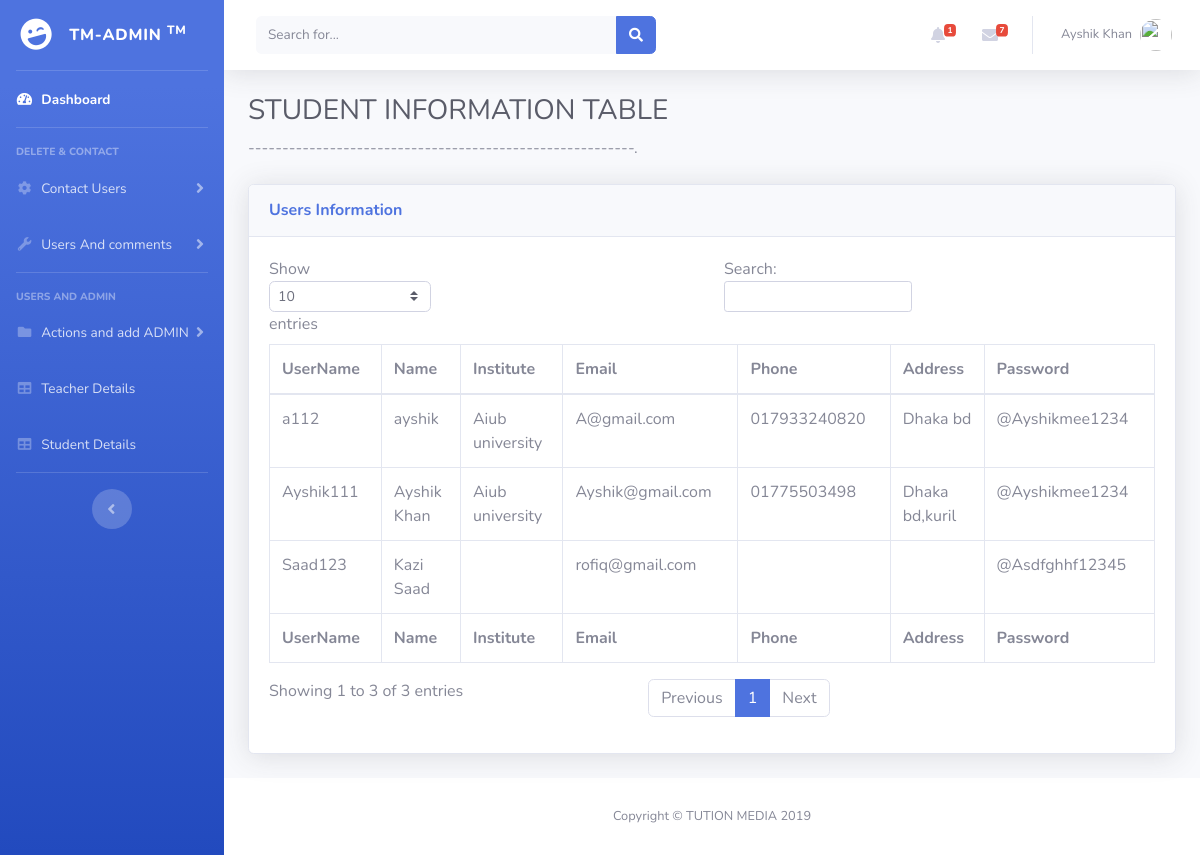
/views/Adash/views/sdetails.php, run on the app's committed database.
### tables this page shows
CREATE TABLE `student` (
  `UserName` varchar(200) NOT NULL,
  `Name` varchar(200) NOT NULL,
  `Institute` varchar(200) NOT NULL,
  `Type` varchar(50) NOT NULL,
  `Email` varchar(50) NOT NULL,
  `Phone` varchar(50) NOT NULL,
  `Address` varchar(100) NOT NULL,
  `Password` varchar(20) NOT NULL,
  `Gender` varchar(10) NOT NULL,
  `Picture` varchar(200) NOT NULL,
  `Rating` varchar(20) NOT NULL
);

### views/Adash/models/db_connect.php (called while the page is built, shortened)
<?php
	 $serverName="localhost";
	 $userName="root";
	 $password="";
	 $dbName="tm";
	function get($query)
	{
        $data=array();
		global $serverName,$userName,$password,$dbName;
		$conn = mysqli_connect( $serverName, $userName, $password, $dbName);
        $result=mysqli_query($conn,$query);
        if(mysqli_num_rows($result) > 0)
        {
            while($row = mysqli_fetch_assoc($result))
            {
                $entity=array();
                foreach($row as $k=>$v)
                {
                    $entity[$k] = $row[$k];
                }
                $data[] = $entity;
            }
        }
		return $data;
	}
?>

### views/Adash/controler/acont.php (called while the page is built, shortened)
<?php
  require_once '../models/db_connect.php';
  function gettstudent()
  {
    $query ="SELECT * FROM student";
    $products = get($query);
    return $products;
  }
function getnoti()
{
  $query ="SELECT * from `notification` WHERE Status='unread' order by `Time&Date` DESC";
  $products = get($query);
  return $products;
}
?>

### views/Adash/views/sdetails.php (the view, shortened to what this page needs)
<?php
include('Dashboard/header.php');
include('Dashboard/navbar.php');
require '../controler/acont.php';
$products = gettstudent();
$noti = getnoti();
$servername = "localhost";
$username = "root";
$password = "";
$dbname = "tm";
$conn = mysqli_connect($servername, $username, $password, $dbname);
if($query="SELECT count(Sl) AS total FROM notification WHERE Status='unread'"){
  $result=mysqli_query($conn,$query);
  $values=mysqli_fetch_assoc($result);
  $unread=$values["total"];
}
?>
    <div id="content-wrapper" class="d-flex flex-column">
      <div id="content">
        <nav class="navbar navbar-expand navbar-light bg-white topbar mb-4 static-top shadow">
          <form class="d-none d-sm-inline-block form-inline mr-auto ml-md-3 my-2 my-md-0 mw-100 navbar-search">
            <div class="input-group">
              <input type="text" class="form-control bg-light border-0 small" placeholder="Search for..." aria-label="Search" aria-describedby="basic-addon2">
              <div class="input-group-append">
                <button class="btn btn-primary" type="button">
                  <i class="fas fa-search fa-sm"></i>
                </button>
              </div>
            </div>
          </form>
          <ul class="navbar-nav ml-auto">
            <li class="nav-item dropdown no-arrow mx-1">
              <a class="nav-link dropdown-toggle" href="#" id="alertsDropdown"  role="button" data-toggle="dropdown" aria-haspopup="true" aria-expanded="false">
                <i class="fas fa-bell fa-fw"></i>
                <span class="badge badge-danger badge-counter"><?php echo $unread ; ?></span>
              </a>
            </li>
            <li class="nav-item dropdown no-arrow mx-1">
              <a class="nav-link dropdown-toggle" href="#" id="messagesDropdown" role="button" data-toggle="dropdown" aria-haspopup="true" aria-expanded="false">
                <i class="fas fa-envelope fa-fw"></i>
                <span class="badge badge-danger badge-counter">7</span>
              </a>
            </li>
            <li class="nav-item dropdown no-arrow">
              <a class="nav-link dropdown-toggle" href="#" id="userDropdown" role="button" data-toggle="dropdown" aria-haspopup="true" aria-expanded="false">
                <span class="mr-2 d-none d-lg-inline text-gray-600 small">Ayshik Khan</span>
                <img class="img-profile rounded-circle" src="https://photos.app.goo.gl/VLoVwg3z8rdMy14C6">
              </a>
            </li>
          </ul>
        </nav>
        <div class="container-fluid">
          <h1 class="h3 mb-2 text-gray-800">STUDENT INFORMATION TABLE</h1>
          <p class="mb-4">---------------------------------------------------------<a target="_blank" href=""></a>.</p>
          <div class="card shadow mb-4">
            <div class="card-header py-3">
              <h6 class="m-0 font-weight-bold text-primary">Users Information</h6>
            </div>
            <div class="card-body">
              <div class="table-responsive">
                <table class="table table-bordered" id="dataTable" width="100%" cellspacing="0">
                  <thead>
                    <tr>
                      <th>UserName</th>
                        <th>Name</th>
                      <th>Institute</th>
                      <th>Email</th>
                  <th>Phone</th>
                  <th>Address</th>
                  <th>Password</th>
                    </tr>
                  </thead>
                  <tfoot>
                    <tr>
                      <th>UserName</th>
                        <th>Name</th>
                      <th>Institute</th>
                      <th>Email</th>
                  <th>Phone</th>
                  <th>Address</th>
                  <th>Password</th>
                    </tr>
                  </tfoot>
                  <tbody>
                      <?php
                        foreach($products as $product)
                        {
                          echo "<tr>";
                            echo "<td>".$product["UserName"]."</td>";
                              echo "<td>".$product["Name"]."</td>";
                            echo "<td>".$product["Institute"]."</td>";
                    echo "<td>".$product["Email"]."</td>";
                      echo "<td>".$product["Phone"]."</td>";
                              echo "<td>".$product["Address"]."</td>";
                            echo "<td>".$product["Password"]."</td>";
                          echo "</tr>";
                        }
                      ?>
                  </tbody>
                </table>
              </div>
            </div>
          </div>
        </div>
      </div>
      <?php
      include('Dashboard/footer.php');
      ?>

### data on the page
student: UserName "a112", Name "ayshik", Institute "Aiub university", Email "A@gmail.com", Phone "017933240820", Address "Dhaka bd", Password "@Ayshikmee1234"
student: UserName "Ayshik111", Name "Ayshik Khan", Institute "Aiub university", Email "Ayshik@gmail.com", Phone "01775503498", Address "Dhaka bd,kuril", Password "@Ayshikmee1234"
student: UserName "Saad123", Name "Kazi Saad", Email "rofiq@gmail.com", Password "@Asdfghhf12345"

### other printed values
$unread "1"
